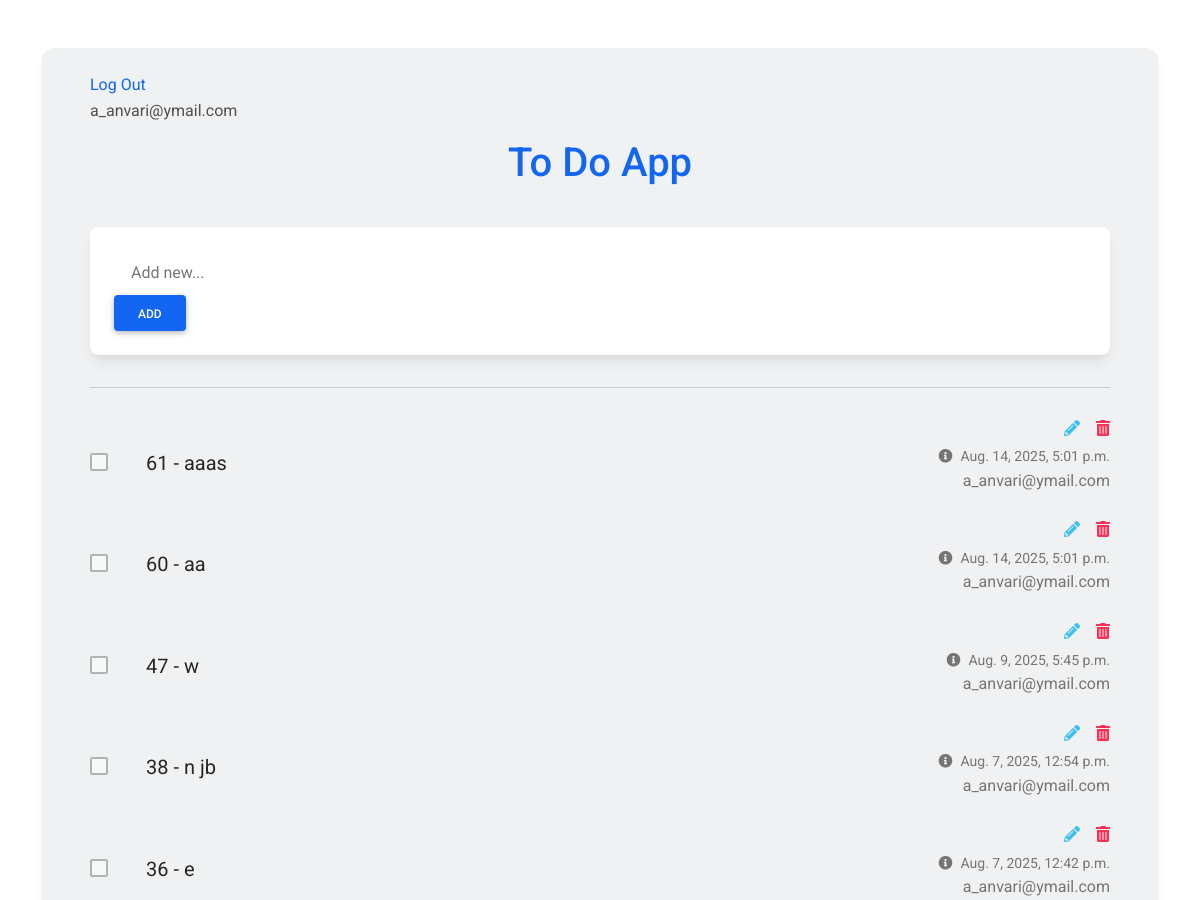
/todo/task/ (signed in, upper part), run on an earlier commit of the app's database.
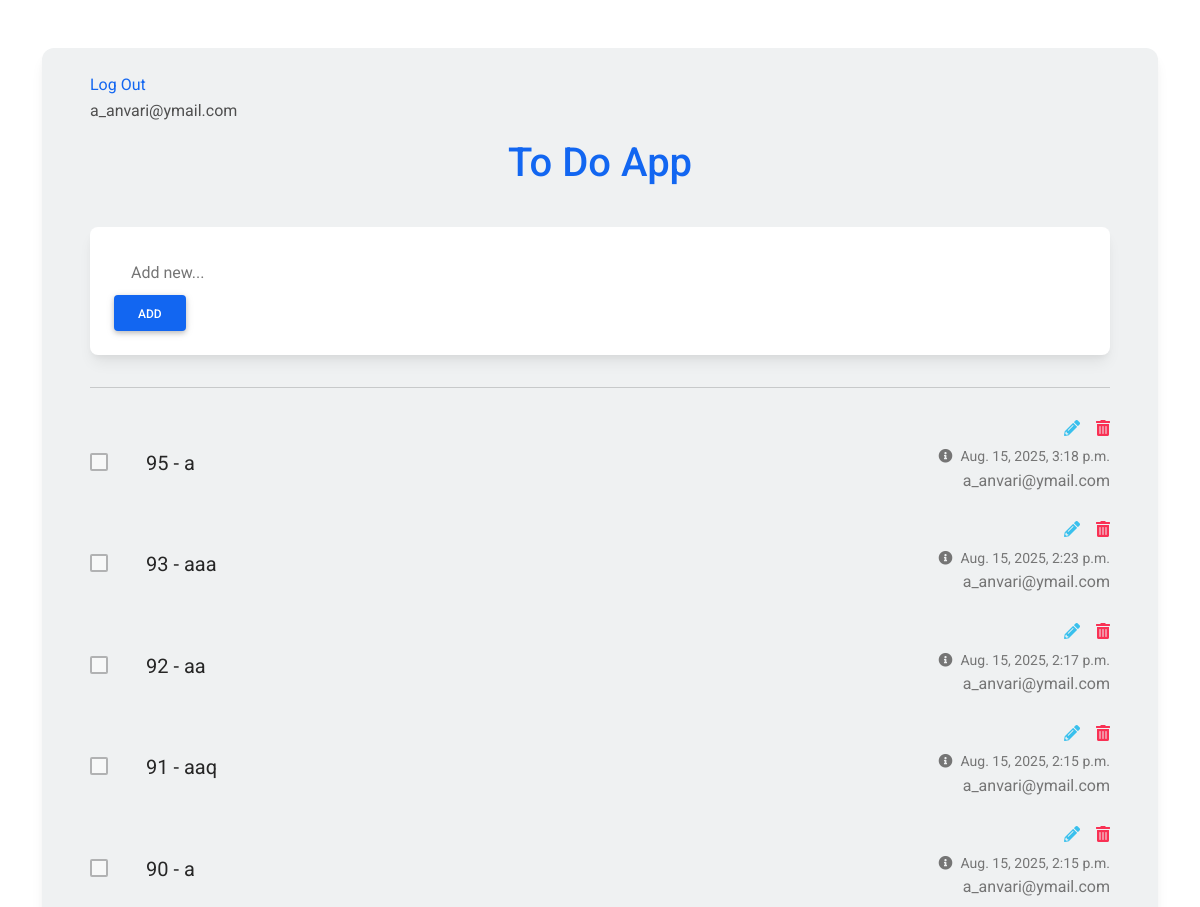
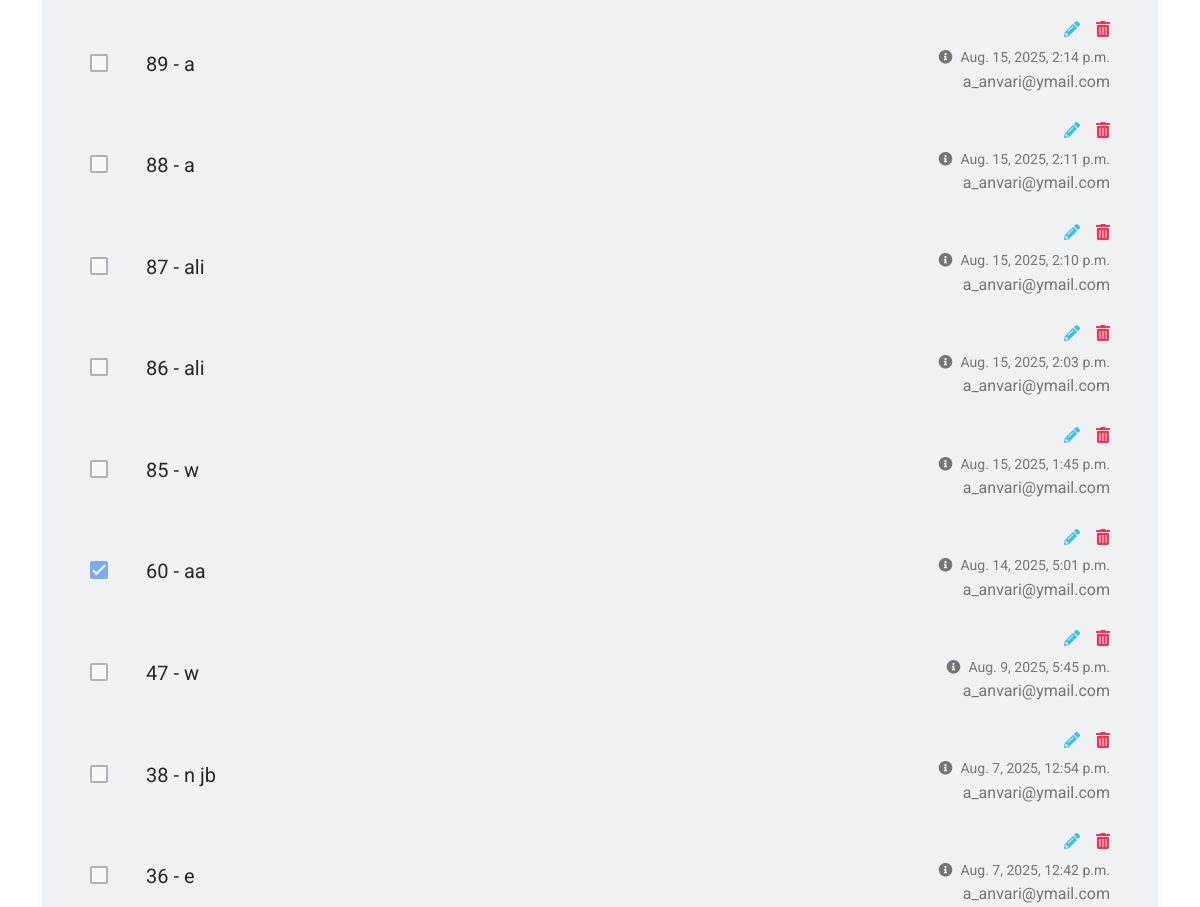
And on a later commit of the database (2 pictures, top to bottom).
### todo/models.py (models this page shows, shortened)
class Task (models.Model):
    author = models.ForeignKey('accounts.Profile',on_delete=models.CASCADE)
    title = models.CharField(max_length=250,blank=True,null=True)
    status = models.BooleanField(default=False)
    created_date = models.DateTimeField(auto_now_add=True)
    updated_date = models.DateTimeField(auto_now=True)

### accounts/models.py (models this page shows)
class Profile(models.Model):
    user = models.ForeignKey(User,on_delete=models.CASCADE)
    first_name = models.CharField(max_length=250)
    last_name = models.CharField(max_length=250)
    image = models.ImageField(blank=True, null=True)
    description = models.TextField()
    created_date = models.DateTimeField(auto_now_add=True)
    updated_date = models.DateTimeField(auto_now=True)
    def __str__(self):
        return self.user.email

class User(AbstractBaseUser, PermissionsMixin):
    email = models.EmailField(max_length=255, unique=True)
    is_staff = models.BooleanField(default=False)
    is_active = models.BooleanField(default=True)
    is_superuser = models.BooleanField(default=False)
    is_verified = models.BooleanField(default=False)
    created_date = models.DateTimeField(auto_now_add=True)
    updated_date = models.DateTimeField(auto_now=True)
    USERNAME_FIELD = "email"
    REQUIRED_FIELDS = []
    objects = UserManager()
    def __str__(self):
        return self.email

### todo/views.py (the view, shortened to what this page needs)
# urls.py: path('task/', TaskView.as_view(), name = 'task'),
class TaskView(MyLoginRequiredMixin,CreateView,ListView):
    model = Task
    template_name = 'todo/task.html'
    success_url = '/todo/task/'
    context_object_name = 'tasks'
    paginate_by = 50
    form_class = TaskForm
    def get_queryset(self):
        queryset = super().get_queryset()
        current_user = self.request.user
        queryset = queryset.filter(author__user=current_user)
        return queryset.order_by('-created_date')
    def get_initial(self):
        initial = super().get_initial()
        if self.request.user.is_authenticated:
            initial['author'] = Profile.objects.get(user=self.request.user)
        return initial

### todo/forms.py
class TaskForm(forms.ModelForm):
    class Meta:
        model = Task
        fields = ['author','title']
        widgets = {
            'author': forms.HiddenInput(),
        }

### templates/todo/task.html (shortened to what this page needs)
{%load static%}
<!DOCTYPE html>
<html lang="en">
<head>
  <link rel="stylesheet" href="https://use.fontawesome.com/releases/v5.15.2/css/all.css" />
  <link rel="stylesheet" href="{% static "todo/css/bootstrap-to-do-list.min.css" %}" />
</head>
<body>
  <section class="vh-100">
    <div class="container py-5 h-100">
      <div class="row d-flex justify-content-center align-items-center h-100">
        <div class="col">
          <div class="card" id="list1" style="border-radius: .75rem; background-color: #eff1f2;">
            <div class="card-body py-4 px-4 px-md-5">
              <a href='{% url 'accounts:logout'%}'> Log Out </a> <p>{{request.user}}</p>
              <p class="h1 text-center mt-3 mb-4 pb-3 text-primary">
                To Do App
              </p>
              <div class="pb-2">
                <div class="card">
                  <div class="card-body">
                    <div class="d-flex flex-row align-items-center">
                      <form action='{% url 'todo:task' %}'method="post">
                        <input type="text" name='title' class="form-control form-control-lg" id="exampleFormControlInput1" placeholder="Add new...">
                        <button type="submit" class="btn btn-primary">Add</button>
                      </form>
                    </div>
                  </div>
                </div>
              </div>
              <hr class="my-4">
              {% for task in tasks %}
              <ul class="list-group list-group-horizontal rounded-0 bg-transparent">
                <li class="list-group-item d-flex align-items-center ps-0 pe-3 py-1 rounded-0 border-0 bg-transparent">
                  <a href="{% url 'todo:task-complete' pk=task.id %}" title="complete todo">
                    <div class="form-check">
                      <input
                      class="form-check-input me-0"
                      type="checkbox"
                      value=''
                      id="flexCheckChecked1"
                      aria-label="..."
                      {% if task.status == True %}
                      checked
                      {% endif %}
                      disabled
                      />
                    </div>
                  </a>
                </li>
                <li class="list-group-item px-3 py-1 d-flex align-items-center flex-grow-1 border-0 bg-transparent">
                  <p class="lead fw-normal mb-0">{{task.id}} - {{task.title}} </p>
                </li>
                <li class="list-group-item ps-3 pe-0 py-1 rounded-0 border-0 bg-transparent">
                  <div class="d-flex flex-row justify-content-end mb-1">
                    <a href="{% url 'todo:task-edit' pk=task.id %}" class="text-info" data-mdb-toggle="tooltip" title="Edit todo"><i class="fas fa-pencil-alt me-3"></i></a>
                    <a href="{% url 'todo:task-delete' pk=task.id %}" class="text-danger" data-mdb-toggle="tooltip" title="Delete todo"><i class="fas fa-trash-alt"></i></a>
                  </div>
                  <div class="text-end text-muted">
                    <a href="#!" class="text-muted" data-mdb-toggle="tooltip" title="Created date">
                      <p class="small mb-0"><i class="fas fa-info-circle me-2"></i>{{task.created_date}}</p></a>
                      <p> {{task.author}} </p>
                  </div>
                </li>
              </ul>
              {% endfor %}
            </div>
          </div>
        </div>
      </div>
    </div>
  </section>
</body>
</html>

What changed in the data, as far as the page shows it:
removed Task: id "61", title "aaas", created_date "Aug. 14, 2025, 5:01 p.m.", author "a_anvari@ymail.com"
added Task: id "95", title "a", created_date "Aug. 15, 2025, 3:18 p.m.", author "a_anvari@ymail.com"
added Task: id "93", title "aaa", created_date "Aug. 15, 2025, 2:23 p.m.", author "a_anvari@ymail.com"
added Task: id "92", title "aa", created_date "Aug. 15, 2025, 2:17 p.m.", author "a_anvari@ymail.com"
added Task: id "91", title "aaq", created_date "Aug. 15, 2025, 2:15 p.m.", author "a_anvari@ymail.com"
added Task: id "90", title "a", created_date "Aug. 15, 2025, 2:15 p.m.", author "a_anvari@ymail.com"
added Task: id "89", title "a", created_date "Aug. 15, 2025, 2:14 p.m.", author "a_anvari@ymail.com"
added Task: id "88", title "a", created_date "Aug. 15, 2025, 2:11 p.m.", author "a_anvari@ymail.com"
added Task: id "87", title "ali", created_date "Aug. 15, 2025, 2:10 p.m.", author "a_anvari@ymail.com"
added Task: id "86", title "ali", created_date "Aug. 15, 2025, 2:03 p.m.", author "a_anvari@ymail.com"
added Task: id "85", title "w", created_date "Aug. 15, 2025, 1:45 p.m.", author "a_anvari@ymail.com"
changed Task "Aug. 14, 2025, 5:01 p.m.": status "☐" → "☑"
